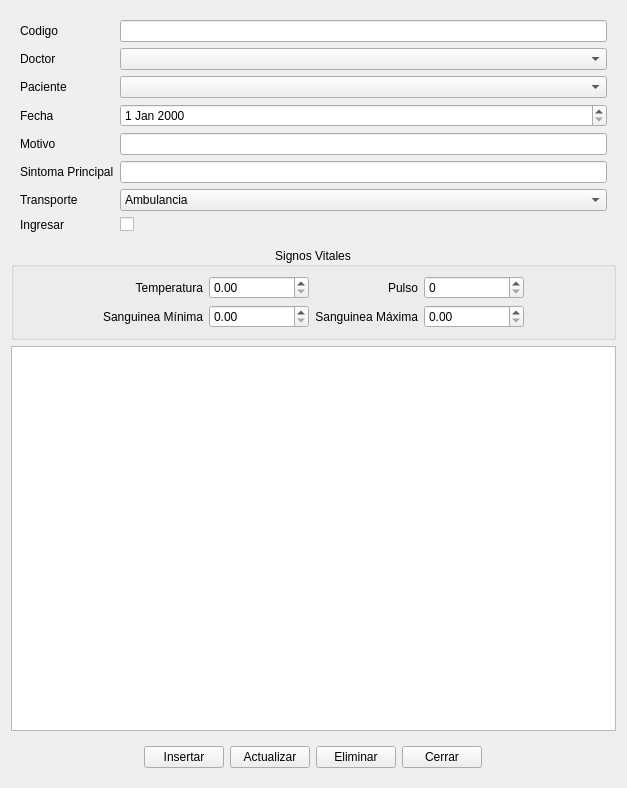
<?xml version="1.0" encoding="UTF-8"?>
<ui version="4.0">
 <class>Form</class>
 <widget class="QWidget" name="Form">
  <property name="geometry">
   <rect>
    <x>0</x>
    <y>0</y>
    <width>627</width>
    <height>788</height>
   </rect>
  </property>
  <property name="windowTitle">
   <string>Gestionar Consulta Urgencia</string>
  </property>
  <layout class="QVBoxLayout" name="verticalLayout">
   <item>
    <widget class="QWidget" name="widget" native="true">
     <layout class="QGridLayout" name="gridLayout" columnstretch="0,0">
      <item row="6" column="1">
       <widget class="QLineEdit" name="cs_sintoma_principal"/>
      </item>
      <item row="1" column="1">
       <widget class="QComboBox" name="cs_doctor"/>
      </item>
      <item row="0" column="0">
       <widget class="QLabel" name="label">
        <property name="text">
         <string>Codigo</string>
        </property>
       </widget>
      </item>
      <item row="2" column="0">
       <widget class="QLabel" name="label_3">
        <property name="text">
         <string>Paciente</string>
        </property>
       </widget>
      </item>
      <item row="6" column="0">
       <widget class="QLabel" name="label_5">
        <property name="text">
         <string>Sintoma Principal</string>
        </property>
       </widget>
      </item>
      <item row="3" column="0">
       <widget class="QLabel" name="label_4">
        <property name="text">
         <string>Fecha</string>
        </property>
       </widget>
      </item>
      <item row="7" column="1">
       <widget class="QComboBox" name="cs_transporte">
        <item>
         <property name="text">
          <string>Ambulancia</string>
         </property>
        </item>
        <item>
         <property name="text">
          <string>Transporte Privado</string>
         </property>
        </item>
        <item>
         <property name="text">
          <string>Transporte Público</string>
         </property>
        </item>
       </widget>
      </item>
      <item row="0" column="1">
       <widget class="QLineEdit" name="cs_codigo"/>
      </item>
      <item row="2" column="1">
       <widget class="QComboBox" name="cs_paciente"/>
      </item>
      <item row="3" column="1">
       <widget class="QDateEdit" name="cs_fecha"/>
      </item>
      <item row="4" column="0">
       <widget class="QLabel" name="label_7">
        <property name="text">
         <string>Motivo</string>
        </property>
       </widget>
      </item>
      <item row="1" column="0">
       <widget class="QLabel" name="label_2">
        <property name="text">
         <string>Doctor</string>
        </property>
       </widget>
      </item>
      <item row="7" column="0">
       <widget class="QLabel" name="label_6">
        <property name="text">
         <string>Transporte</string>
        </property>
       </widget>
      </item>
      <item row="4" column="1">
       <widget class="QLineEdit" name="cs_motivo"/>
      </item>
      <item row="8" column="0">
       <widget class="QLabel" name="label_8">
        <property name="text">
         <string>Ingresar</string>
        </property>
       </widget>
      </item>
      <item row="8" column="1">
       <widget class="QCheckBox" name="cs_ingresar">
        <property name="text">
         <string/>
        </property>
       </widget>
      </item>
     </layout>
    </widget>
   </item>
   <item>
    <widget class="QGroupBox" name="groupBox">
     <property name="minimumSize">
      <size>
       <width>0</width>
       <height>0</height>
      </size>
     </property>
     <property name="title">
      <string>Signos Vitales</string>
     </property>
     <property name="alignment">
      <set>Qt::AlignCenter</set>
     </property>
     <layout class="QGridLayout" name="gridLayout_2">
      <item row="0" column="5">
       <widget class="QSpinBox" name="cs_pulso">
        <property name="minimumSize">
         <size>
          <width>100</width>
          <height>0</height>
         </size>
        </property>
        <property name="maximum">
         <number>300</number>
        </property>
       </widget>
      </item>
      <item row="0" column="2">
       <widget class="QDoubleSpinBox" name="cs_temperatura">
        <property name="minimumSize">
         <size>
          <width>100</width>
          <height>0</height>
         </size>
        </property>
        <property name="maximum">
         <double>50.000000000000000</double>
        </property>
       </widget>
      </item>
      <item row="0" column="4">
       <widget class="QLabel" name="label_10">
        <property name="minimumSize">
         <size>
          <width>100</width>
          <height>0</height>
         </size>
        </property>
        <property name="text">
         <string>Pulso</string>
        </property>
        <property name="alignment">
         <set>Qt::AlignRight|Qt::AlignTrailing|Qt::AlignVCenter</set>
        </property>
       </widget>
      </item>
      <item row="0" column="0">
       <spacer name="horizontalSpacer">
        <property name="orientation">
         <enum>Qt::Horizontal</enum>
        </property>
        <property name="sizeHint" stdset="0">
         <size>
          <width>40</width>
          <height>20</height>
         </size>
        </property>
       </spacer>
      </item>
      <item row="0" column="1">
       <widget class="QLabel" name="label_9">
        <property name="text">
         <string>Temperatura</string>
        </property>
        <property name="alignment">
         <set>Qt::AlignRight|Qt::AlignTrailing|Qt::AlignVCenter</set>
        </property>
       </widget>
      </item>
      <item row="0" column="6">
       <spacer name="horizontalSpacer_2">
        <property name="orientation">
         <enum>Qt::Horizontal</enum>
        </property>
        <property name="sizeHint" stdset="0">
         <size>
          <width>40</width>
          <height>20</height>
         </size>
        </property>
       </spacer>
      </item>
      <item row="1" column="1">
       <widget class="QLabel" name="label_11">
        <property name="text">
         <string>Sanguinea Mínima</string>
        </property>
       </widget>
      </item>
      <item row="1" column="2">
       <widget class="QDoubleSpinBox" name="cs_smin">
        <property name="maximum">
         <double>999.000000000000000</double>
        </property>
       </widget>
      </item>
      <item row="1" column="4">
       <widget class="QLabel" name="label_12">
        <property name="text">
         <string>Sanguinea Máxima</string>
        </property>
        <property name="alignment">
         <set>Qt::AlignRight|Qt::AlignTrailing|Qt::AlignVCenter</set>
        </property>
       </widget>
      </item>
      <item row="1" column="5">
       <widget class="QDoubleSpinBox" name="cs_smax">
        <property name="maximum">
         <double>1000.000000000000000</double>
        </property>
       </widget>
      </item>
     </layout>
    </widget>
   </item>
   <item>
    <widget class="QTableWidget" name="tabla_consulta">
     <property name="editTriggers">
      <set>QAbstractItemView::NoEditTriggers</set>
     </property>
     <property name="sortingEnabled">
      <bool>true</bool>
     </property>
    </widget>
   </item>
   <item alignment="Qt::AlignHCenter|Qt::AlignVCenter">
    <widget class="QWidget" name="widget_2" native="true">
     <layout class="QHBoxLayout" name="horizontalLayout">
      <item>
       <widget class="QPushButton" name="btn_insertar">
        <property name="text">
         <string>Insertar</string>
        </property>
       </widget>
      </item>
      <item>
       <widget class="QPushButton" name="btn_actualizar">
        <property name="text">
         <string>Actualizar</string>
        </property>
       </widget>
      </item>
      <item>
       <widget class="QPushButton" name="btn_eliminar">
        <property name="text">
         <string>Eliminar</string>
        </property>
       </widget>
      </item>
      <item>
       <widget class="QPushButton" name="btn_cerrar">
        <property name="text">
         <string>Cerrar</string>
        </property>
       </widget>
      </item>
     </layout>
    </widget>
   </item>
  </layout>
 </widget>
 <tabstops>
  <tabstop>cs_codigo</tabstop>
  <tabstop>tabla_consulta</tabstop>
  <tabstop>btn_insertar</tabstop>
  <tabstop>btn_actualizar</tabstop>
  <tabstop>btn_eliminar</tabstop>
  <tabstop>btn_cerrar</tabstop>
 </tabstops>
 <resources/>
 <connections/>
</ui>
